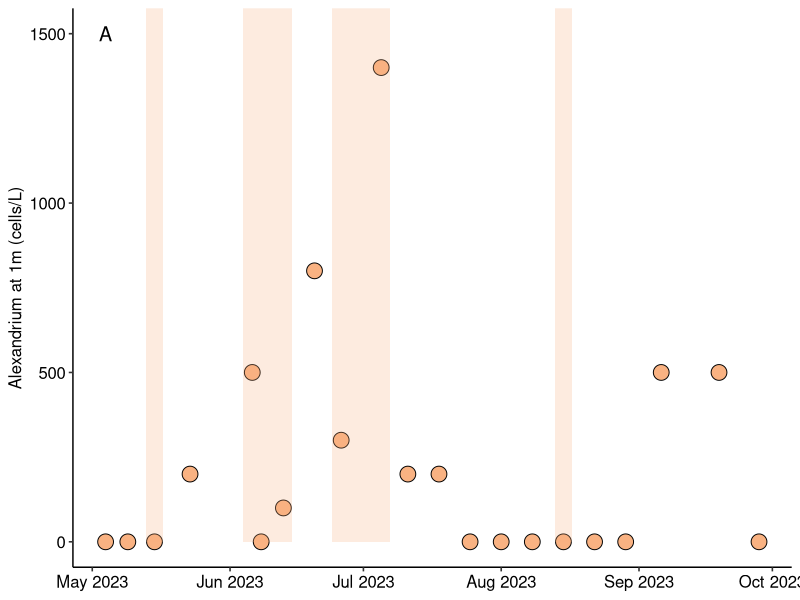
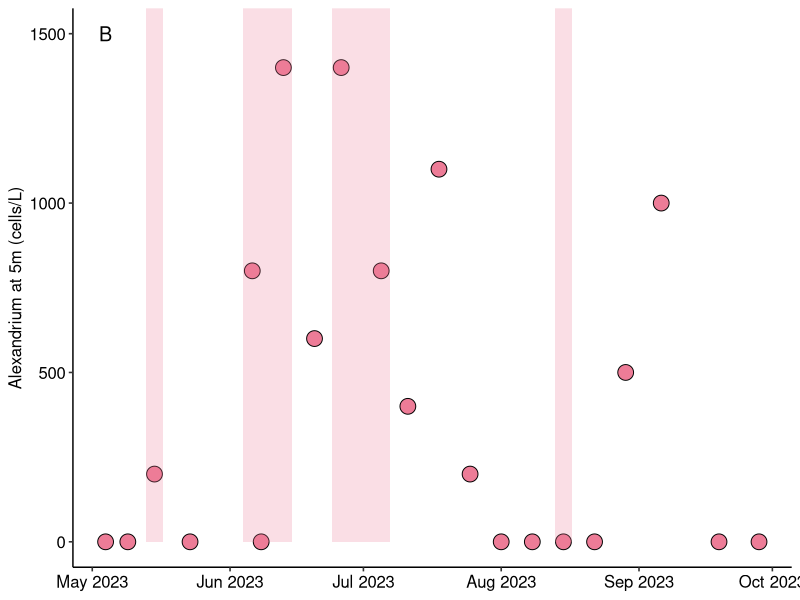
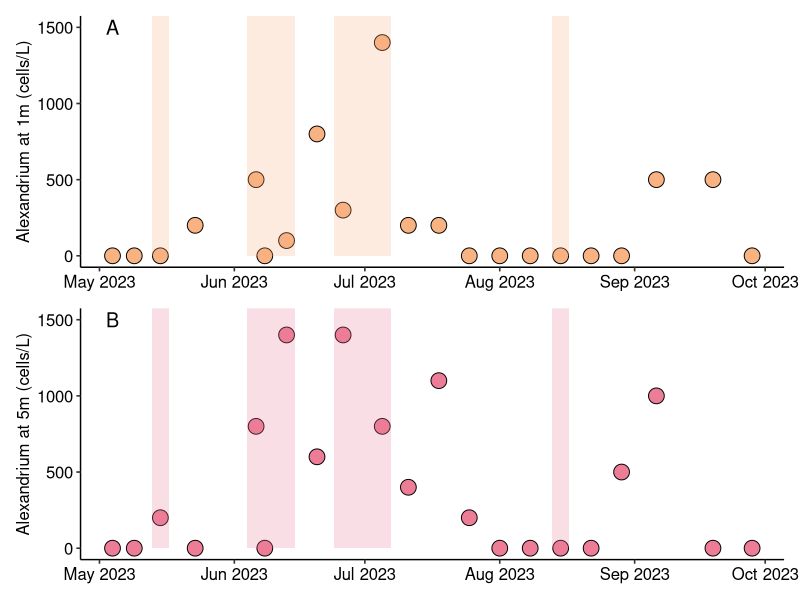
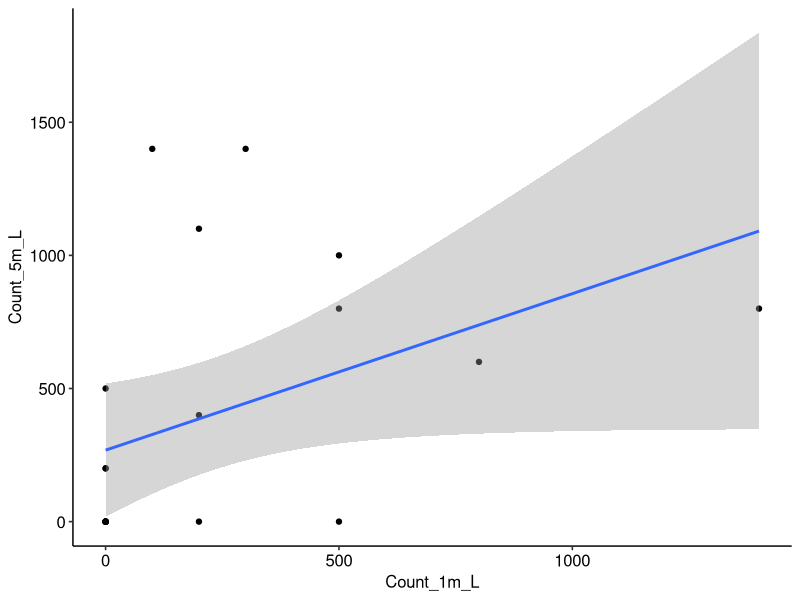

The R script that drew these images, in order:
## ---- chunk 1
knitr::opts_chunk$set(echo = TRUE)
## ---- chunk 2
#install.packages("ggplot2")
#install.packages("ggpubr")
#install.packages("patchwork")
#install.packages("reshape2")
## ---- chunk 3
library(ggplot2)
library(ggpubr)
library(patchwork)
library(reshape2)
## ---- chunk 4
alex <- read.csv("../Data/Alexandrium_MicroscopeCounts.csv")
## ---- chunk 5
alex$Date <- as.Date(alex$Date, "%m/%d/%Y")
## ---- chunk 6
alex$Presence_NetTow <- ifelse(alex$Count_Net==0, "No", "Yes")
## ---- chunk 7
sunset_5 <- hcl.colors(5, palette = "Sunset")
## ---- chunk 8
plot_1m <- ggplot(alex, aes(x = Date, y = Count_1m_L)) +
  geom_point(size = 5, shape = 21, fill = "#F9B282") +
  theme_pubr() +
  scale_x_date(date_breaks = "1 month", date_labels = "%b %Y") +
  labs(x = NULL, y = "Alexandrium at 1m (cells/L)") +
annotate("text", x=as.Date("2023-05-04"), y=1500, label = "A", size = 5) +
annotate("rect", xmin=as.Date("2023-05-13"), xmax=as.Date("2023-05-17"), ymin = 0, ymax=Inf, fill = "#F9B282", alpha = 0.25) +
annotate("rect", xmin=as.Date("2023-06-04"), xmax=as.Date("2023-06-15"), ymin = 0, ymax=Inf, fill = "#F9B282", alpha = 0.25) +
annotate("rect", xmin=as.Date("2023-06-24"), xmax=as.Date("2023-07-07"), ymin = 0, ymax=Inf, fill = "#F9B282", alpha = 0.25) +
annotate("rect", xmin=as.Date("2023-08-13"), xmax=as.Date("2023-08-17"), ymin = 0, ymax=Inf, fill = "#F9B282", alpha = 0.25)
plot_1m
## ---- chunk 9
plot_5m <- ggplot(alex, aes(x = Date, y = Count_5m_L)) +
  geom_point(size = 5, shape = 21, fill = "#ED7C97") +
  theme_pubr() +
  scale_x_date(date_breaks = "1 month", date_labels = "%b %Y") +
  labs(x = NULL, y = "Alexandrium at 5m (cells/L)") +
annotate("text", x=as.Date("2023-05-04"), y=1500, label = "B", size = 5) +
annotate("rect", xmin=as.Date("2023-05-13"), xmax=as.Date("2023-05-17"), ymin = 0, ymax=Inf, fill = "#ED7C97", alpha = 0.25) +
annotate("rect", xmin=as.Date("2023-06-04"), xmax=as.Date("2023-06-15"), ymin = 0, ymax=Inf, fill = "#ED7C97", alpha = 0.25) +
annotate("rect", xmin=as.Date("2023-06-24"), xmax=as.Date("2023-07-07"), ymin = 0, ymax=Inf, fill = "#ED7C97", alpha = 0.25) +
annotate("rect", xmin=as.Date("2023-08-13"), xmax=as.Date("2023-08-17"), ymin = 0, ymax=Inf, fill = "#ED7C97", alpha = 0.25)
plot_5m
## ---- chunk 10
jpeg("../Figures/Fig3.jpg", width = 8, height = 10, units="in", res=600)
plot_1m / plot_5m 
## ---- chunk 11
correlation_1m_5m <- cor.test(alex$Count_1m_L, alex$Count_5m_L, method = "pearson")
correlation_1m_5m
## ---- chunk 12
plot_1m_5m <- ggplot(alex, aes(Count_1m_L, Count_5m_L)) + geom_point() + geom_smooth(method = "lm") + theme_pubr()
plot_1m_5m
